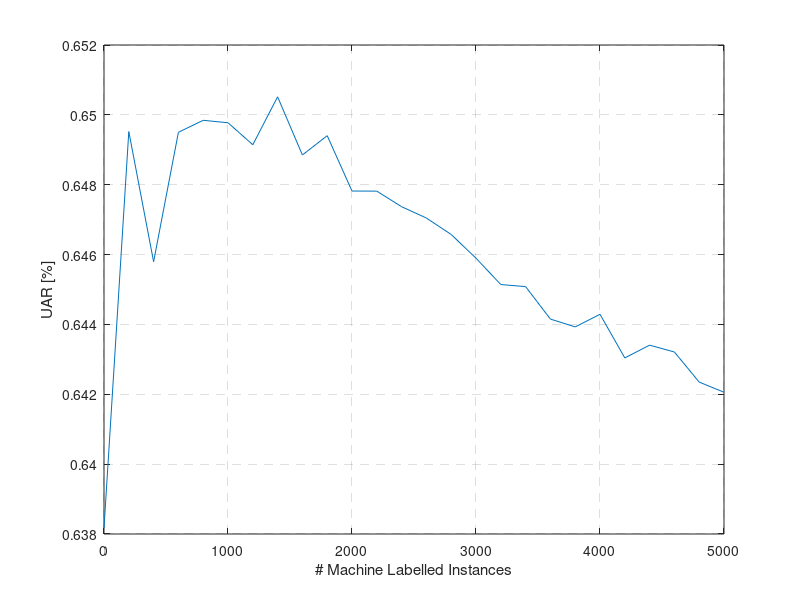

The MATLAB source for this figure:
% load('data.mat', 'x_data', 'y_avg')
load('IS09.mat', 'x_data', 'y_avg')
plot(x_data, y_avg)
xlabel('# Machine Labelled Instances')
ylabel('UAR [%]')
set(gca,'gridlinestyle','--')
grid on
